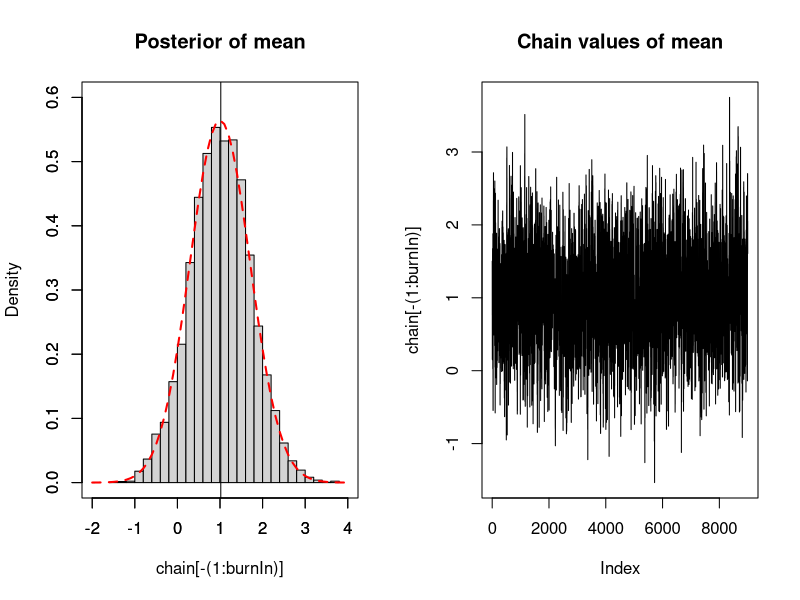

R code for this plot:
## MCMC for conjugate Normal distribution
# 19/10/2017

# Prior distiribution of theta has a mean of 0 and variance of 1
# Observation of data has an unknown mean and a variance of 1

# Packages needed
library("MCMCpack")

################# 
## Create data ##
#################

# Data observation and variance
# Note: mean is not known!
D <- 2
# Mean and variance for the new data
obs_var <- 1
obs_sd <- obs_var^(1/2)

# Mean and variance for the prior distribution of the unknown mean
prior_var <- 1
prior_sd <- prior_var^(1/2)
prior_mean <- 0

####################################################### 
## Use MCMCpack as a comparison for my manual method ##
#######################################################

# # Create independent x-values 
# x <- seq(-2, 6, 0.01)
# # Create dependent values according to Normal distribution
# D <- dnorm(x, obs_mean, obs_var)
# 
# plot(x,D, main="Test Data", type="l")

# The data, known variance of data, prior mean of mu, prior variance of mu, number of MC draws
# don't know mean of data!
# set.seed(4)
# mcmc_package <- MCnormalnormal(D, obs_var, prior_mean, prior_var, mc = 1000)
# plot(mcmc_package)
# var(mcmc_package)
# mean(mcmc_package)

######################
## My manual method ##
######################

# Likelihood function for the observation
likelihood <- function(param){
  obs_likelihood = dnorm(D, param, obs_sd, log= T)
  return(obs_likelihood)
} 

# Define the prior distribution (mean=0, variance=1)
mean_prior <- function(param){
  prior = dnorm(param, prior_mean, prior_sd, log = T)
  return(prior)
}

# Define the posterior distribution
# Note: is on a logarithmic scale
mean_posterior <- function(param){
  return (likelihood(param) + mean_prior(param))
}

# Apply the Metropolis algorithm

# Probability density distribution for proposing new values
# Proposal function has a Normal distribution 
# The distribution is centered around the current value in the Markov chain
proposalfunction <- function(param){
  return(rnorm(1, param, prior_sd))
}

# Start at random parameter value
# Choose new parameter close to old value based on prob. density ratio

metropolis_MCMC <- function(startvalue, iterations){
  chain = array(dim = c(iterations+1))
  
  # Give a starting point to the chain
  chain[1] = startvalue
  
  # For the other iterations, use the proposal function to suggest the next value
  for (i in 1:iterations){
    proposal = proposalfunction(chain[i])
    
    # P(new)/P(old) NOTE: LOGARITHMIC
    prob = exp(mean_posterior(proposal) - mean_posterior(chain[i]))
    
    # Jump to new probability if P(new)/P(old) >1
    # if r < than P, accept, else reject
    if (runif(1) < prob){ 
      chain[i+1] = proposal
    }else{
      chain[i+1] = chain[i]
    }
  }
  return(chain)
}

# Where to start the chain
# Takes a random number from the (Normal) prior distribution
startvalue <- rnorm(1, prior_mean, prior_sd)

# Number of runs
iterations = 10000
set.seed(4)
chain <- metropolis_MCMC(startvalue, iterations)

# The beginning of the chain is biased towards the starting point, so take them out
# normally burnin is 10%-50% of the runs
burnIn = 1000
acceptance <- 1-mean(duplicated(chain[-(1:burnIn)]))

#####################################
## Outcomes from the manual method ##
#####################################

# Plot the MCMC
par(mfrow = c(1,2))
hist(chain[-(1:burnIn)],nclass=30, main="Posterior of mean", freq=FALSE, xlim=c(-2,4), ylim=c(0,0.6))
abline(v = mean(chain[-(1:burnIn)]))
par(new=T)
xdata = seq(-2, 4, 0.1)
plot(xdata, dnorm(xdata, 1, sqrt(0.5)), type = "l", xlab = " ", ylab = " ", 
     xlim=c(-2,4), ylim=c(0,0.6), col="red", lty=2, lwd=2)
plot(chain[-(1:burnIn)], type = "l", main = "Chain values of mean")


# Helpful resource for MCMC in R:
# https://theoreticalecology.wordpress.com/2010/09/17/metropolis-hastings-mcmc-in-r/
